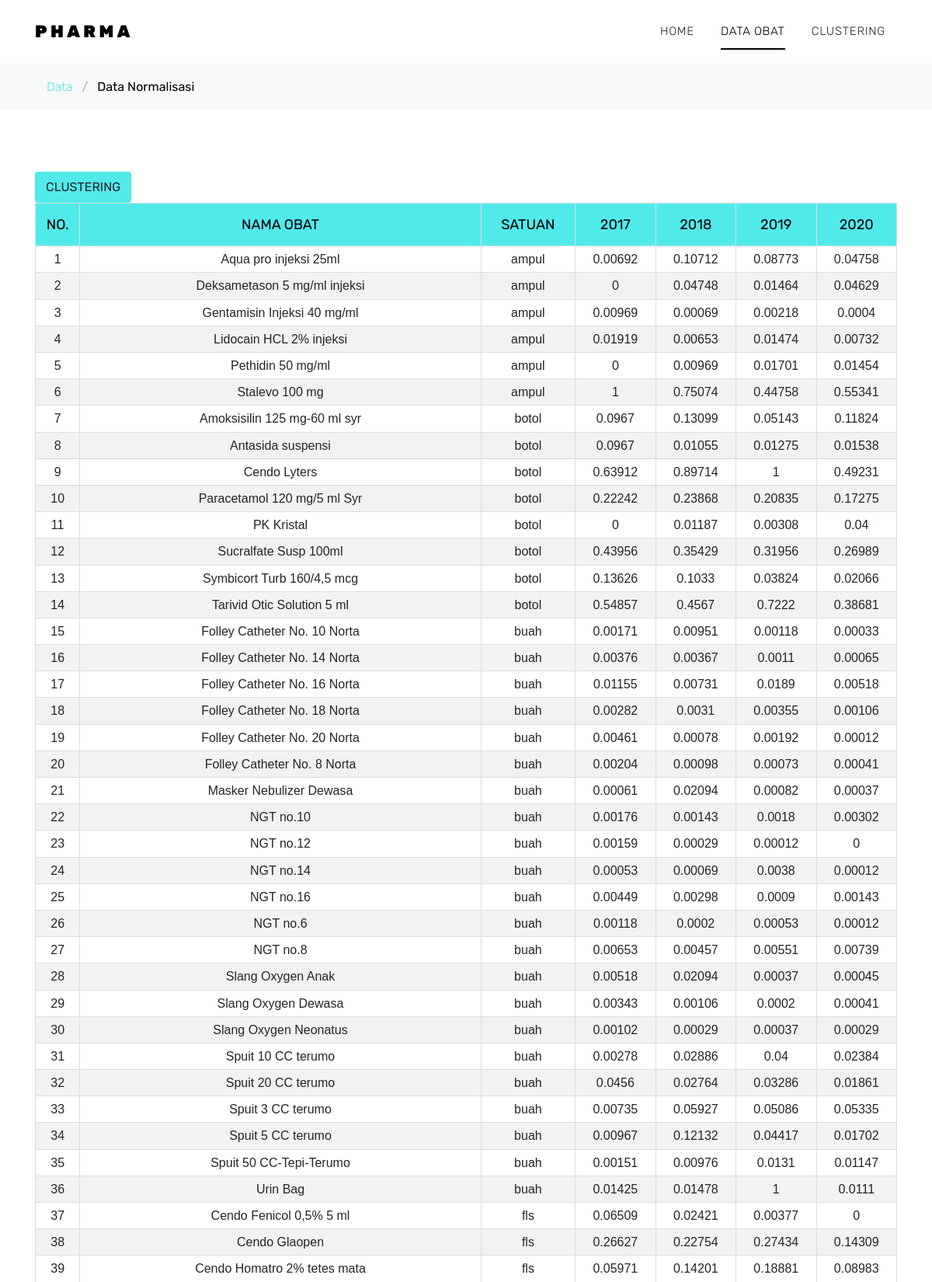
/transformasi.php (upper part), run on the app's committed database.
### tables this page shows
CREATE TABLE `tahun` (
  `id_tahun` int(6) NOT NULL,
  `tahun` int(10) NOT NULL
);

CREATE TABLE `obat` (
  `id_obat` int(11) NOT NULL,
  `nama_obat` text NOT NULL,
  `satuan` varchar(100) NOT NULL
);

### action.php (called while the page is built)
<?php
include('connection.php');
$min_max = array();
$satuan_slct = mysqli_query($conn, "SELECT MIN(data_obat) AS min, MAX(data_obat) AS max, obat.satuan AS satuan FROM detail_obat JOIN obat ON detail_obat.id_obat = obat.id_obat WHERE satuan = (SELECT satuan FROM obat WHERE detail_obat.id_obat = obat.id_obat) GROUP BY satuan;");
foreach ($satuan_slct as $dt_min_max) {
  $min_max[$dt_min_max['satuan']] = ['min' => $dt_min_max['min'], 'max' => $dt_min_max['max']];
}
$normalisasi = array();
$min = 0;
$max = 1;
$select_obat = mysqli_query($conn, "SELECT * FROM obat");
foreach ($select_obat as $obat) {
  $id_obat = $obat['id_obat'];
  $normalisasi[$id_obat]['nama_obat'] = $obat['nama_obat'];
  $normalisasi[$id_obat]['satuan'] = $obat['satuan'];
  $select_tahun = mysqli_query($conn, "SELECT * FROM tahun");
  foreach ($select_tahun as $tahun) {
    $id_tahun = $tahun['id_tahun'];
    $select_data = mysqli_query($conn, "SELECT * FROM detail_obat WHERE id_obat = $id_obat AND id_tahun = $id_tahun");
    $data = mysqli_fetch_assoc($select_data);
    $normalisasi[$id_obat][$id_tahun] = round(($data['data_obat'] - $min_max[$obat['satuan']]['min']) * ($max - $min) / ($min_max[$obat['satuan']]['max'] - $min_max[$obat['satuan']]['min']) + $min, 5);
  }
}
?>

### transformasi.php (the view, shortened to what this page needs)
<?php include("connection.php");
?>
<!DOCTYPE html>
<html lang="en">
<head>
  <link rel="stylesheet" href="fonts/icomoon/style.css">
  <link rel="stylesheet" href="css/bootstrap.min.css">
  <link rel="stylesheet" href="css/magnific-popup.css">
  <link rel="stylesheet" href="css/jquery-ui.css">
  <link rel="stylesheet" href="css/owl.carousel.min.css">
  <link rel="stylesheet" href="css/owl.theme.default.min.css">
  <link rel="stylesheet" href="css/aos.css">
  <link rel="stylesheet" href="css/style.css">
</head>
<body>
  <div class="site-wrap">
    <div class="site-navbar py-2">
      <div class="container">
        <div class="d-flex align-items-center justify-content-between">
          <div class="logo">
            <div class="site-logo">
              <a href="index.html" class="js-logo-clone">Pharma</a>
            </div>
          </div>
          <div class="main-nav d-none d-lg-block">
            <nav class="site-navigation text-right text-md-center" role="navigation">
              <ul class="site-menu js-clone-nav d-none d-lg-block">
                <li><a href="index.php">Home</a></li>
                <li class="active"><a href="data.php">Data Obat</a></li>
                <li><a href="clustering.php">Clustering</a></li>
              </ul>
            </nav>
          </div>
        </div>
      </div>
    </div>
    <div class="bg-light py-3">
      <div class="container">
        <div class="row">
          <div class="col-md-12 mb-0">
            <div class="col-md-12 mb-0"><a href="data.php">Data</a>
              <span class="mx-2 mb-0">/</span>
              <strong class="text-black">Data Normalisasi</strong>
            </div>
          </div>
        </div>
      </div>
    </div>
    <div class="site-section">
      <div class="container">
        <div class="row mb-12">
          <div class="col-md-12">
            <div class="row">
              <div class="col-md-4">
              <button type="button" class="btn btn-primary" data-toggle="modal" data-target="#exampleModalCenter">CLUSTERING</button>
              </div>
            </div>
          </div>
            <div class="site-blocks-table col-md-12">
              <table id="customers">
                <thead>
                  <tr>
                    <th>NO. </th>
                    <th>NAMA OBAT</th>
                    <th>SATUAN</th>
                    <?php
                    $sql = mysqli_query($conn, "SELECT * FROM tahun");
                    foreach ($sql as $row) {
                      ?>
                      <th><?php echo $row['tahun']; ?></th>
                      <?php
                    }
                    ?>
                  </tr>
                </thead>
                <tbody>
                  <?php
                    include 'action.php';
                    $no = 0;
                    foreach ($normalisasi as $data) {
                      ?>
                      <tr>
                        <td><?php echo ++$no; ?></td>
                        <td><?php echo $data['nama_obat'] ?></td>
                        <td><?php echo $data['satuan'] ?></td>
                        <?php
                        $data_thn = mysqli_query($conn, "SELECT * FROM tahun");
                        foreach ($data_thn as $row) {
                          ?>
                          <td><?php echo $data[$row['id_tahun']]; ?></td>
                          <?php
                        }
                        ?>
                      </tr>
                      <?php
                    }
                  ?>
                </tbody>
              </table>
            </div>
          </div>
        </div>
      </div>
    </div>
</body>
</html>

### css/style.css (style rules this page uses)
body { line-height: 1.7; color: #8c92a0; font-weight: 300; font-size: 16px; }
a { -webkit-transition: .3s all ease; -o-transition: .3s all ease; transition: .3s all ease; }
.text-black { color: #000; }
.site-wrap:before { -webkit-transition: .3s all ease-in-out; -o-transition: .3s all ease-in-out; transition: .3s all ease-in-out; background: rgba(0, 0, 0, 0.6); content: ""; position: absolute; z-index: 2000; top: 0; left: 0; right: 0; bottom: 0; opacity: 0; visibility: hidden; }
.btn { -webkit-transition: .3s all ease-in-out; -o-transition: .3s all ease-in-out; transition: .3s all ease-in-out; text-transform: uppercase; border-width: 2px; }
.site-section { padding: 2.5em 0; }
@media (min-width: 768px) { .site-section { padding: 5em 0; } }
.site-logo a { text-transform: uppercase; letter-spacing: .2em; font-size: 22px; color: #000 !important; font-weight: 900; }
.site-navbar { margin-bottom: 0px; z-index: 1999; position: relative; top: 0; width: 100%; background: #fff; }
.site-navbar a { color: #000; }
.site-navbar .site-navigation .site-menu { margin-left: 0; padding-left: 0; margin-bottom: 0; }
.site-navbar .site-navigation .site-menu .active > a { color: #000; position: relative; }
.site-navbar .site-navigation .site-menu .active > a:before { content: ""; position: absolute; left: 10px; right: 10px; height: 2px; background: #000; bottom: 0; }
.site-navbar .site-navigation .site-menu a { text-decoration: none !important; font-size: 15px; display: inline-block; }
.site-navbar .site-navigation .site-menu > li { display: inline-block; padding: 10px 5px; }
.site-navbar .site-navigation .site-menu > li > a { padding: 10px 10px; text-transform: uppercase; letter-spacing: .05em; color: #25262a; font-size: 15px; text-decoration: none !important; }
.site-mobile-menu .site-mobile-menu-header .site-mobile-menu-logo a { display: inline-block; text-transform: uppercase; color: #000; letter-spacing: .2em; font-size: 22px; font-weight: 900; }
.site-mobile-menu .site-nav-wrap { padding: 0; margin: 0; list-style: none; position: relative; }
.site-mobile-menu .site-nav-wrap a { padding: 10px 20px; display: block; position: relative; color: #212529; }
.site-mobile-menu .site-nav-wrap li { position: relative; display: block; }
.site-mobile-menu .site-nav-wrap li.active > a { color: #51eaea; }
.site-mobile-menu .site-nav-wrap > li { display: block; position: relative; float: left; width: 100%; }
.site-mobile-menu .site-nav-wrap > li > a { padding-left: 20px; font-size: 20px; }
.site-blocks-table { overflow: auto; }
.site-blocks-table thead th { padding: 30px; text-align: center; border-width: 1px !important; vertical-align: middle; color: #212529; font-size: 18px; font-weight: normal; }
.site-blocks-table td { padding: 20px; text-align: center; vertical-align: middle; color: #212529; }
.site-blocks-table tbody tr:first-child td { border-top: 1px solid #51eaea !important; }
#customers { font-family: Arial, Helvetica, sans-serif; border-collapse: collapse; width: 100%; }
#customers td, #customers th { border: 1px solid #ddd; padding: 3px; }
#customers tr:nth-child(even) { background-color: #f2f2f2; }
#customers th { padding-top: 12px; padding-bottom: 12px; text-align: center; background-color: #51eaea; color: black; font-family: Rubik; }

### data on the page
tahun: tahun "2017", id_tahun "0.00692", id_tahun "0", id_tahun "0.00969", id_tahun "0.01919", id_tahun "1", id_tahun "0.0967", id_tahun "0.63912", id_tahun "0.22242", id_tahun "0.43956", id_tahun "0.13626", id_tahun "0.54857", id_tahun "0.00171", id_tahun "0.00376", id_tahun "0.01155", id_tahun "0.00282", id_tahun "0.00461", id_tahun "0.00204", id_tahun "0.00061", id_tahun "0.00176", id_tahun "0.00159", id_tahun "0.00053", id_tahun "0.00449", id_tahun "0.00118", id_tahun "0.00653", id_tahun "0.00518", id_tahun "0.00343", id_tahun "0.00102", id_tahun "0.00278", id_tahun "0.0456", id_tahun "0.00735", id_tahun "0.00967", id_tahun "0.00151", id_tahun "0.01425", id_tahun "0.06509", id_tahun "0.26627", id_tahun "0.05971"
tahun: tahun "2018", id_tahun "0.10712", id_tahun "0.04748", id_tahun "0.00069", id_tahun "0.00653", id_tahun "0.00969", id_tahun "0.75074", id_tahun "0.13099", id_tahun "0.01055", id_tahun "0.89714", id_tahun "0.23868", id_tahun "0.01187", id_tahun "0.35429", id_tahun "0.1033", id_tahun "0.4567", id_tahun "0.00951", id_tahun "0.00367", id_tahun "0.00731", id_tahun "0.0031", id_tahun "0.00078", id_tahun "0.00098", id_tahun "0.02094", id_tahun "0.00143", id_tahun "0.00029", id_tahun "0.00298", id_tahun "0.0002", id_tahun "0.00457", id_tahun "0.00106", id_tahun "0.02886", id_tahun "0.02764", id_tahun "0.05927", id_tahun "0.12132", id_tahun "0.00976", id_tahun "0.01478", id_tahun "0.02421", id_tahun "0.22754", id_tahun "0.14201"
tahun: tahun "2019", id_tahun "0.08773", id_tahun "0.01464", id_tahun "0.00218", id_tahun "0.01474", id_tahun "0.01701", id_tahun "0.44758", id_tahun "0.05143", id_tahun "0.01275", id_tahun "1", id_tahun "0.20835", id_tahun "0.00308", id_tahun "0.31956", id_tahun "0.03824", id_tahun "0.7222", id_tahun "0.00118", id_tahun "0.0011", id_tahun "0.0189", id_tahun "0.00355", id_tahun "0.00192", id_tahun "0.00073", id_tahun "0.00082", id_tahun "0.0018", id_tahun "0.00012", id_tahun "0.0038", id_tahun "0.0009", id_tahun "0.00053", id_tahun "0.00551", id_tahun "0.00037", id_tahun "0.0002", id_tahun "0.04", id_tahun "0.03286", id_tahun "0.05086", id_tahun "0.04417", id_tahun "0.0131", id_tahun "0.00377", id_tahun "0.27434", id_tahun "0.18881"
tahun: tahun "2020", id_tahun "0.04758", id_tahun "0.04629", id_tahun "0.0004", id_tahun "0.00732", id_tahun "0.01454", id_tahun "0.55341", id_tahun "0.11824", id_tahun "0.01538", id_tahun "0.49231", id_tahun "0.17275", id_tahun "0.04", id_tahun "0.26989", id_tahun "0.02066", id_tahun "0.38681", id_tahun "0.00033", id_tahun "0.00065", id_tahun "0.00518", id_tahun "0.00106", id_tahun "0.00012", id_tahun "0.00041", id_tahun "0.00037", id_tahun "0.00302", id_tahun "0", id_tahun "0.00143", id_tahun "0.00739", id_tahun "0.00045", id_tahun "0.00029", id_tahun "0.02384", id_tahun "0.01861", id_tahun "0.05335", id_tahun "0.01702", id_tahun "0.01147", id_tahun "0.0111", id_tahun "0.14309", id_tahun "0.08983"
obat: nama_obat "Aqua pro injeksi 25ml", satuan "ampul"
obat: nama_obat "Deksametason 5 mg/ml injeksi", satuan "ampul"
obat: nama_obat "Gentamisin Injeksi 40 mg/ml", satuan "ampul"
obat: nama_obat "Lidocain HCL 2% injeksi", satuan "ampul"
obat: nama_obat "Pethidin 50 mg/ml", satuan "ampul"
obat: nama_obat "Stalevo 100 mg", satuan "ampul"
obat: nama_obat "Amoksisilin 125 mg-60 ml syr", satuan "botol"
obat: nama_obat "Antasida suspensi", satuan "botol"
obat: nama_obat "Cendo Lyters", satuan "botol"
obat: nama_obat "Paracetamol 120 mg/5 ml Syr", satuan "botol"
obat: nama_obat "PK Kristal", satuan "botol"
obat: nama_obat "Sucralfate Susp 100ml", satuan "botol"
obat: nama_obat "Symbicort Turb 160/4,5 mcg", satuan "botol"
obat: nama_obat "Tarivid Otic Solution 5 ml", satuan "botol"
obat: nama_obat "Folley Catheter No. 10 Norta", satuan "buah"
obat: nama_obat "Folley Catheter No. 14 Norta", satuan "buah"
obat: nama_obat "Folley Catheter No. 16 Norta", satuan "buah"
obat: nama_obat "Folley Catheter No. 18 Norta", satuan "buah"
obat: nama_obat "Folley Catheter No. 20 Norta", satuan "buah"
obat: nama_obat "Folley Catheter No. 8 Norta", satuan "buah"
obat: nama_obat "Masker Nebulizer Dewasa", satuan "buah"
obat: nama_obat "NGT no.10", satuan "buah"
obat: nama_obat "NGT no.12", satuan "buah"
obat: nama_obat "NGT no.14", satuan "buah"
obat: nama_obat "NGT no.16", satuan "buah"
obat: nama_obat "NGT no.6", satuan "buah"
obat: nama_obat "NGT no.8", satuan "buah"
obat: nama_obat "Slang Oxygen Anak", satuan "buah"
obat: nama_obat "Slang Oxygen Dewasa", satuan "buah"
obat: nama_obat "Slang Oxygen Neonatus", satuan "buah"
obat: nama_obat "Spuit 10 CC terumo", satuan "buah"
obat: nama_obat "Spuit 20 CC terumo", satuan "buah"
obat: nama_obat "Spuit 3 CC terumo", satuan "buah"
obat: nama_obat "Spuit 5 CC terumo", satuan "buah"
obat: nama_obat "Spuit 50 CC-Tepi-Terumo", satuan "buah"
obat: nama_obat "Urin Bag", satuan "buah"
obat: nama_obat "Cendo Fenicol 0,5% 5 ml", satuan "fls"
obat: nama_obat "Cendo Glaopen", satuan "fls"
obat: nama_obat "Cendo Homatro 2% tetes mata", satuan "fls"
